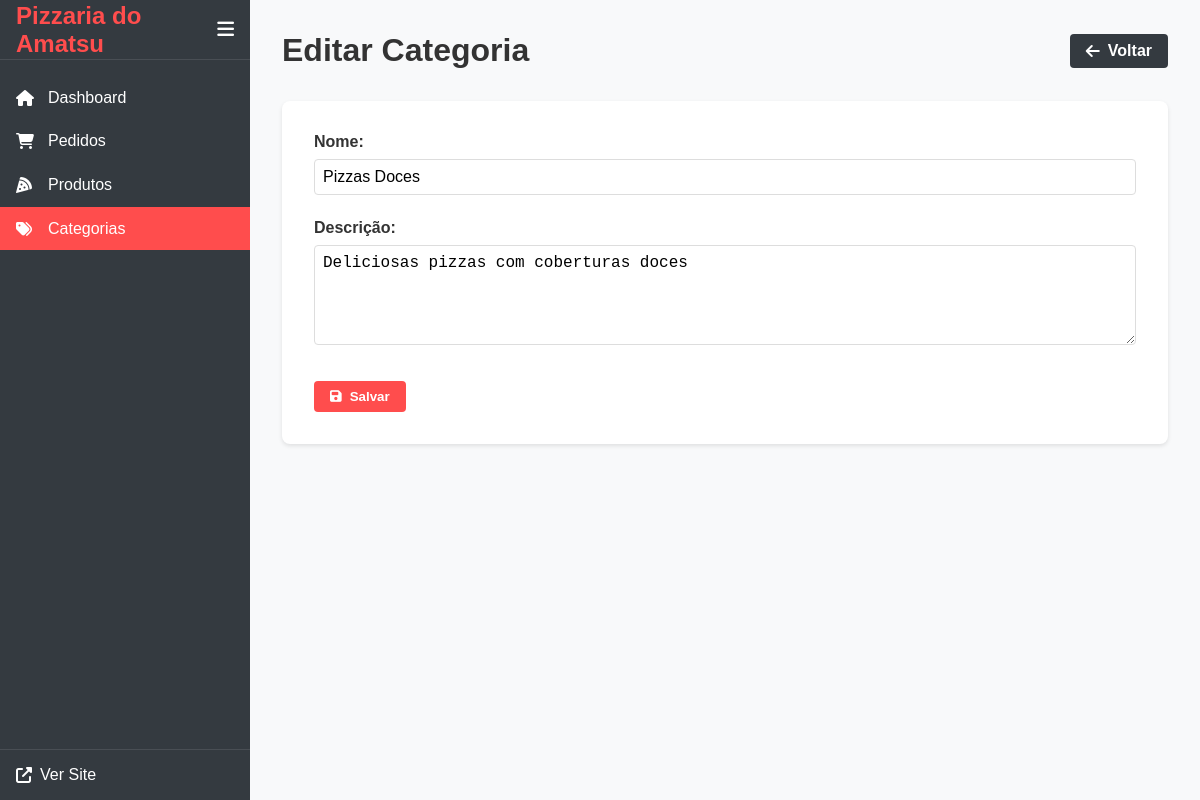
The page /admin/categorias/editar.php?id=3 (signed in) on the database its author committed.
### tables this page shows
CREATE TABLE categorias (
    id INT AUTO_INCREMENT PRIMARY KEY,
    nome VARCHAR(50) NOT NULL UNIQUE,
    descricao TEXT,
    ordem INT DEFAULT 0,
    ativo BOOLEAN NOT NULL DEFAULT TRUE
);

### admin/categorias/editar.php (the view, shortened to what this page needs)
<?php
$categoria_id = (int) $_GET['id'];
try {
    $pdo = conectarDB();
    $stmt = $pdo->prepare("SELECT * FROM categorias WHERE id = ?");
    $stmt->execute([$categoria_id]);
    $categoria = $stmt->fetch(PDO::FETCH_ASSOC);
} catch (PDOException $e) {
    $erro = "Erro ao carregar categoria: " . $e->getMessage();
}
?>
<!DOCTYPE html>
<html lang="pt-BR">
<head>
    <link rel="stylesheet" href="../../assets/css/admin.css">
    <link rel="stylesheet" href="https://cdnjs.cloudflare.com/ajax/libs/font-awesome/6.5.1/css/all.min.css">
</head>
<body>
    <div class="admin-container">
        <?php include '../includes/sidebar.php'; ?>
        <main class="admin-content">
            <div class="admin-header">
                <h1>Editar Categoria</h1>
                <div class="header-actions">
                    <a href="listar.php" class="btn-secondary">
                        <i class="fas fa-arrow-left"></i> Voltar
                    </a>
                </div>
            </div>
            <div class="admin-form">
                <form method="POST">
                    <div class="form-group">
                        <label for="nome">Nome:</label>
                        <input type="text" id="nome" name="nome" value="<?php echo htmlspecialchars($categoria['nome']); ?>" required>
                    </div>
                    <div class="form-group">
                        <label for="descricao">Descrição:</label>
                        <textarea id="descricao" name="descricao" rows="4"><?php echo htmlspecialchars($categoria['descricao']); ?></textarea>
                    </div>
                    <div class="form-actions">
                        <button type="submit" class="btn-primary">
                            <i class="fas fa-save"></i> Salvar
                        </button>
                    </div>
                </form>
            </div>
        </main>
    </div>
</body>
</html>

### assets/css/admin.css (style rules this page uses)
:root { --primary-color: #ff4d4d; --secondary-color: #333; --success-color: #28a745; --warning-color: #ffc107; --danger-color: #dc3545; --info-color: #17a2b8; --light-gray: #f8f9fa; --dark-gray: #343a40; --white: #fff; --sidebar-width: 250px; --header-height: 60px; }
* { margin: 0; padding: 0; box-sizing: border-box; }
body { font-family: 'Arial', sans-serif; background-color: var(--light-gray); color: var(--secondary-color); }
.admin-container { display: flex; min-height: 100vh; }
.admin-content { flex: 1; margin-left: var(--sidebar-width); padding: 2rem; }
.admin-header { display: flex; justify-content: space-between; align-items: center; margin-bottom: 2rem; }
.header-actions { display: flex; gap: 1rem; }
.admin-form { background-color: var(--white); padding: 2rem; border-radius: 8px; box-shadow: 0 2px 4px rgba(0,0,0,0.1); }
.form-group { margin-bottom: 1.5rem; }
.form-group label { display: block; margin-bottom: 0.5rem; font-weight: 600; }
.form-group input[type="text"], .form-group input[type="email"], .form-group input[type="password"], .form-group input[type="number"], .form-group input[type="date"], .form-group select, .form-group textarea { width: 100%; padding: 0.5rem; border: 1px solid #ddd; border-radius: 4px; font-size: 1rem; }
.form-group textarea { resize: vertical; min-height: 100px; }
.form-actions { margin-top: 2rem; display: flex; gap: 1rem; }
.btn-primary, .btn-secondary, .btn-danger { display: inline-flex; align-items: center; gap: 0.5rem; padding: 0.5rem 1rem; border-radius: 4px; text-decoration: none; font-weight: 600; cursor: pointer; border: none; transition: all 0.3s ease; }
.btn-primary { background-color: var(--primary-color); color: var(--white); }
.btn-secondary { background-color: var(--dark-gray); color: var(--white); }

### rows shown on the page
categorias: nome "Pizzas Doces", descricao "Deliciosas pizzas com coberturas doces"

### other values the page prints
SITE_NAME "Pizzaria do Amatsu"
